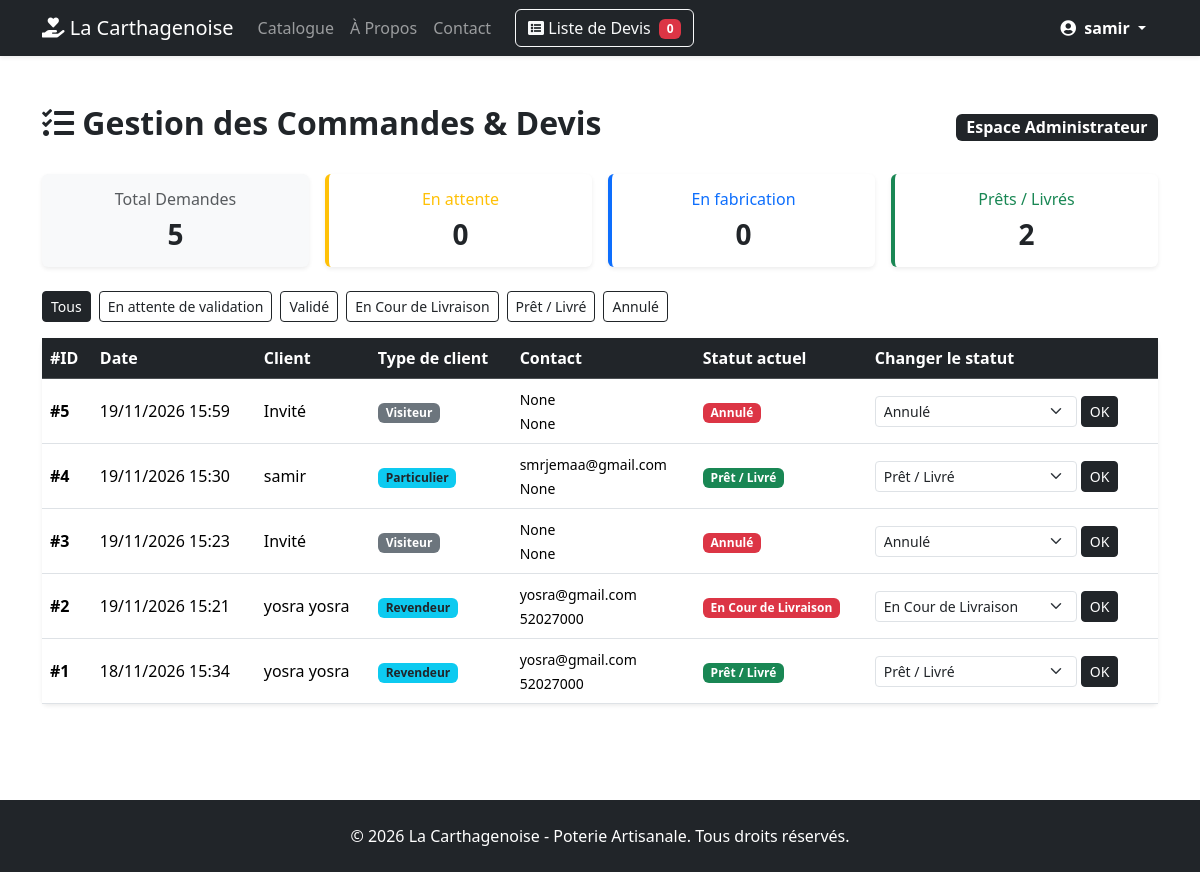
Before: /devis/administration/commandes/ (signed in) with the older database file.
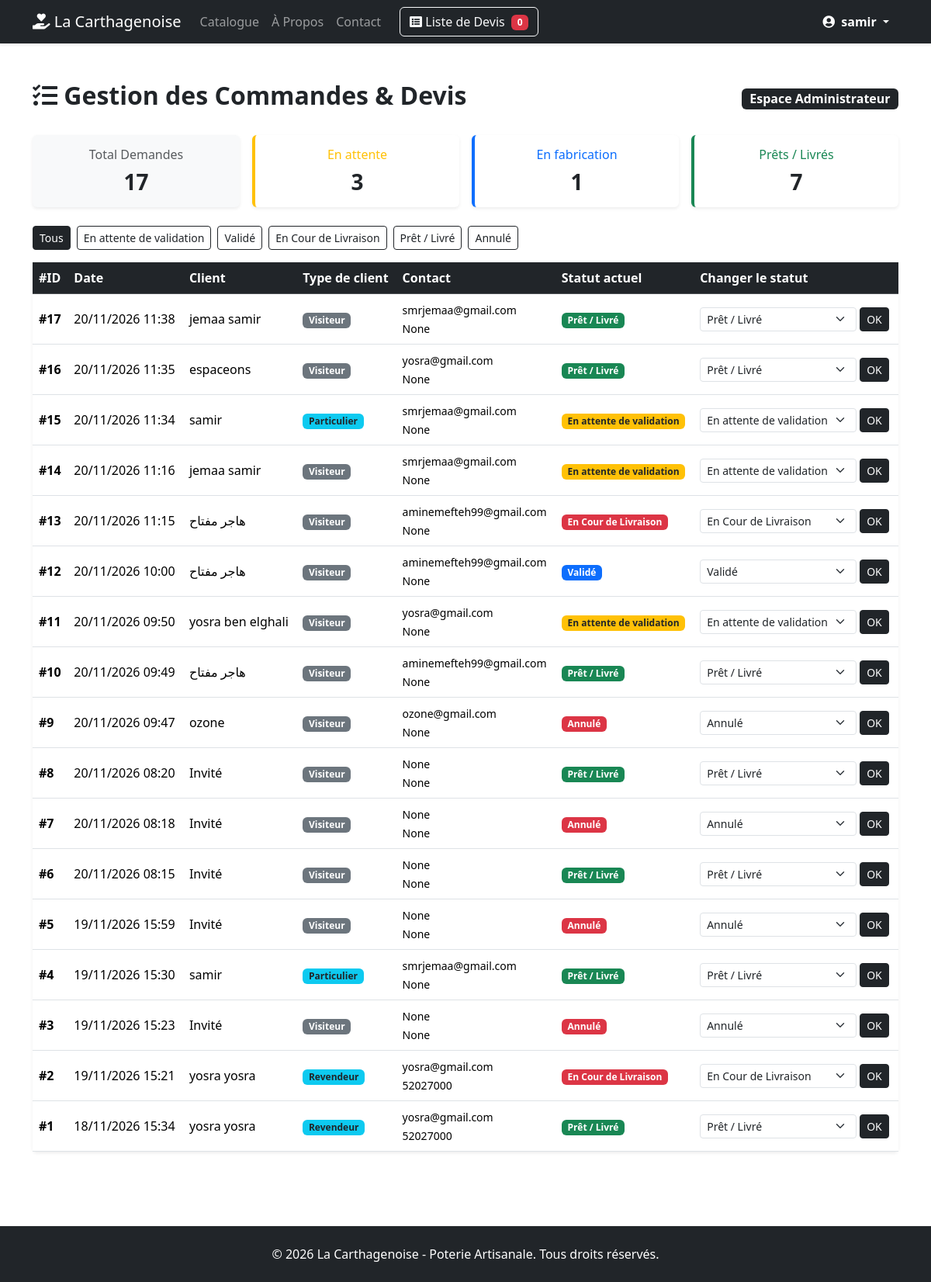
After: the same page with the newer database file.
### devis/models.py (models this page shows, shortened)
class Devis(models.Model):
    STATUT_CHOICES = [
        ('attente', 'En attente de validation'),
        ('valide', 'Validé'),
        ('Livraison', 'En Cour de Livraison'),
        ('termine', 'Prêt / Livré'),
        ('annule', 'Annulé'),
    ]
    utilisateur = models.ForeignKey(
        User, on_delete=models.SET_NULL, null=True, blank=True
    )
    nom_client = models.CharField(max_length=100, blank=True, null=True)
    email_client = models.EmailField(blank=True, null=True)
    telephone = models.CharField(max_length=20, blank=True, null=True)
    date_creation = models.DateTimeField(auto_now_add=True)
    statut = models.CharField(
        max_length=20, choices=STATUT_CHOICES, default='attente'
    )

### utilisateur/models.py (models this page shows, shortened)
class ProfilUtilisateur(models.Model):
    TYPE_CLIENT_CHOICES = [
        ('particulier', 'Particulier'),
        ('revendeur', 'Revendeur'),
        ('artisan', 'Artisan / Partenaire'),
    ]
    user = models.OneToOneField(
        User, on_delete=models.CASCADE, related_name='profil'
    )
    type_client = models.CharField(
        max_length=20,
        choices=TYPE_CLIENT_CHOICES,
        default='particulier',
        verbose_name="Type de client"
    )
    telephone = models.CharField(
        max_length=20, blank=True, null=True, verbose_name="Téléphone"
    )
    adresse = models.TextField(blank=True, null=True, verbose_name="Adresse")
    nom_entreprise = models.CharField(
        max_length=150, blank=True, null=True, verbose_name="Nom de l'entreprise / Boutique"
    )
    matricule_fiscal = models.CharField(
        max_length=50, blank=True, null=True, verbose_name="Matricule Fiscal / N° TVA"
    )

### devis/views.py (the view)
# urls.py: path('administration/commandes/', views.gestion_commandes, name='gestion_commandes'),
@staff_member_required(login_url='utilisateur:login')
def gestion_commandes(request):
    statut_filtre = request.GET.get('statut', '')
    commandes = Devis.objects.all().order_by('-date_creation')
    if statut_filtre:
        commandes = commandes.filter(statut=statut_filtre)
    stats = {
        'total': Devis.objects.count(),
        'attente': Devis.objects.filter(statut='attente').count(),
        'valide': Devis.objects.filter(statut='valide').count(),
        'termine': Devis.objects.filter(statut='termine').count(),
        'annule': Devis.objects.filter(statut='annule').count(),
    }
    context = {
        'commandes': commandes,
        'stats': stats,
        'statut_filtre': statut_filtre,
        'statut_choices': Devis.STATUT_CHOICES,
    }
    return render(request, 'devis/gestion_commandes.html', context)

### devis/templatetags/devis_extras.py (called while the page is built)
@register.simple_tag(takes_context=True)
def devis_count(context):
    request = context['request']
    devis_panier = request.session.get(DEVIS_SESSION_KEY)
    if devis_panier:
        return len(devis_panier)
    return 0

### devis/templates/devis/gestion_commandes.html (shortened to what the changed rows need)
{% extends 'base.html' %}
{% block content %}
<div class="my-4">
    <div class="d-flex justify-content-between align-items-center mb-4">
        <h2 class="fw-bold"><i class="fas fa-tasks text-dark"></i> Gestion des Commandes & Devis</h2>
    </div>
    <div class="row g-3 mb-4">
        <div class="col-md-3">
            <div class="card border-0 shadow-sm bg-light">
                <div class="card-body text-center">
                    <h6 class="text-muted">Total Demandes</h6>
                    <h3 class="fw-bold mb-0">{{ stats.total }}</h3>
                </div>
            </div>
        </div>
        <div class="col-md-3">
            <div class="card border-0 shadow-sm border-start border-warning border-4">
                <div class="card-body text-center">
                    <h6 class="text-warning">En attente</h6>
                    <h3 class="fw-bold mb-0">{{ stats.attente }}</h3>
                </div>
            </div>
        </div>
        <div class="col-md-3">
            <div class="card border-0 shadow-sm border-start border-primary border-4">
                <div class="card-body text-center">
                    <h6 class="text-primary">En fabrication</h6>
                    <h3 class="fw-bold mb-0">{{ stats.valide }}</h3>
                </div>
            </div>
        </div>
        <div class="col-md-3">
            <div class="card border-0 shadow-sm border-start border-success border-4">
                <div class="card-body text-center">
                    <h6 class="text-success">Prêts / Livrés</h6>
                    <h3 class="fw-bold mb-0">{{ stats.termine }}</h3>
                </div>
            </div>
        </div>
    </div>
    <div class="mb-3 d-flex flex-wrap gap-2">
        <a href="{% url 'devis:gestion_commandes' %}" class="btn btn-sm {% if not statut_filtre %}btn-dark{% else %}btn-outline-dark{% endif %}">
            Tous
        </a>
        {% for code, label in statut_choices %}
            <a href="?statut={{ code }}" class="btn btn-sm {% if statut_filtre == code %}btn-dark{% else %}btn-outline-dark{% endif %}">
                {{ label }}
            </a>
        {% endfor %}
    </div>
    <div class="card border-0 shadow-sm">
        <div class="table-responsive">
            <table class="table table-hover align-middle mb-0">
                <thead class="table-dark">
                    <tr>
                        <th>#ID</th>
                        <th>Date</th>
                        <th>Client</th>
                        <th>Type de client</th>
                        <th>Contact</th>
                        <th>Statut actuel</th>
                        <th>Changer le statut</th>
                    </tr>
                </thead>
                <tbody>
                    {% for cmd in commandes %}
                        <tr>
                            <td class="fw-bold">#{{ cmd.id }}</td>
                            <td>{{ cmd.date_creation|date:"d/m/Y H:i" }}</td>
                            <td>
                                {% if cmd.utilisateur %}
                                    {{ cmd.utilisateur.get_full_name|default:cmd.utilisateur.username }}
                                {% else %}
                                    {{ cmd.nom_client|default:"Invité" }}
                                {% endif %}
                            </td>
                            <td>
                                {% if cmd.utilisateur and cmd.utilisateur.profil %}
                                    <span class="badge bg-info text-dark">
                                        {{ cmd.utilisateur.profil.get_type_client_display }}
                                    </span>
                                {% else %}
                                    <span class="badge bg-secondary">Visiteur</span>
                                {% endif %}
                            </td>
                            <td>
                                <small>
                                    {{ cmd.utilisateur.email|default:cmd.email_client }}<br>
                                    {{ cmd.utilisateur.profil.telephone|default:cmd.telephone }}
                                </small>
                            </td>
                            <td>
                                {% if cmd.statut == 'attente' %}
                                    <span class="badge bg-warning text-dark">{{ cmd.get_statut_display }}</span>
                                {% elif cmd.statut == 'valide' %}
                                    <span class="badge bg-primary">{{ cmd.get_statut_display }}</span>
                                {% elif cmd.statut == 'termine' %}
                                    <span class="badge bg-success">{{ cmd.get_statut_display }}</span>
                                {% else %}
                                    <span class="badge bg-danger">{{ cmd.get_statut_display }}</span>
                                {% endif %}
                            </td>
                            <td>
                                <form method="post" action="{% url 'devis:changer_statut_commande' cmd.id %}" class="d-flex gap-1">
                                    <select name="statut" class="form-select form-select-sm" style="width: auto;">
                                        {% for code, label in statut_choices %}
                                            <option value="{{ code }}" {% if cmd.statut == code %}selected{% endif %}>
                                                {{ label }}
                                            </option>
                                        {% endfor %}
                                    </select>
                                    <button type="submit" class="btn btn-sm btn-dark">OK</button>
                                </form>
                            </td>
                        </tr>
                    {% empty %}
                        <tr>
                            <td colspan="7" class="text-center py-4 text-muted">
                                Aucune commande ou demande de devis trouvée.
                            </td>
                        </tr>
                    {% endfor %}
                </tbody>
            </table>
        </div>
    </div>
</div>
{% endblock %}

Changed rows visible on the page:
added Devis: id "17", date_creation "20/11/2026 11:38", nom_client "jemaa samir", shows "Visiteur", utilisateur.email "smrjemaa@gmail.com", utilisateur.profil.telephone "None", statut "Prêt / Livré"
added Devis: id "16", date_creation "20/11/2026 11:35", nom_client "espaceons", shows "Visiteur", utilisateur.email "yosra@gmail.com", utilisateur.profil.telephone "None", statut "Prêt / Livré"
added Devis: id "15", date_creation "20/11/2026 11:34", utilisateur.get_full_name "samir", utilisateur.profil.type_client "Particulier", utilisateur.email "smrjemaa@gmail.com", utilisateur.profil.telephone "None", statut "En attente de validation"
added Devis: id "14", date_creation "20/11/2026 11:16", nom_client "jemaa samir", shows "Visiteur", utilisateur.email "smrjemaa@gmail.com", utilisateur.profil.telephone "None", statut "En attente de validation"
added Devis: id "13", date_creation "20/11/2026 11:15", nom_client "هاجر مفتاح", shows "Visiteur", utilisateur.email "aminemefteh99@gmail.com", utilisateur.profil.telephone "None", statut "En Cour de Livraison"
added Devis: id "12", date_creation "20/11/2026 10:00", nom_client "هاجر مفتاح", shows "Visiteur", utilisateur.email "aminemefteh99@gmail.com", utilisateur.profil.telephone "None", statut "Validé"
added Devis: id "11", date_creation "20/11/2026 09:50", nom_client "yosra ben elghali", shows "Visiteur", utilisateur.email "yosra@gmail.com", utilisateur.profil.telephone "None", statut "En attente de validation"
added Devis: id "10", date_creation "20/11/2026 09:49", nom_client "هاجر مفتاح", shows "Visiteur", utilisateur.email "aminemefteh99@gmail.com", utilisateur.profil.telephone "None", statut "Prêt / Livré"
added Devis: id "9", date_creation "20/11/2026 09:47", nom_client "ozone", shows "Visiteur", utilisateur.email "ozone@gmail.com", utilisateur.profil.telephone "None", statut "Annulé"
added Devis: id "8", date_creation "20/11/2026 08:20", nom_client "Invité", shows "Visiteur", utilisateur.email "None", utilisateur.profil.telephone "None", statut "Prêt / Livré"
added Devis: id "7", date_creation "20/11/2026 08:18", nom_client "Invité", shows "Visiteur", utilisateur.email "None", utilisateur.profil.telephone "None", statut "Annulé"
added Devis: id "6", date_creation "20/11/2026 08:15", nom_client "Invité", shows "Visiteur", utilisateur.email "None", utilisateur.profil.telephone "None", statut "Prêt / Livré"
Other visible differences:
{{ stats.total }}: "5" → "17"
{{ stats.attente }}: "0" → "3"
{{ stats.valide }}: "0" → "1"
{{ stats.termine }}: "2" → "7"
